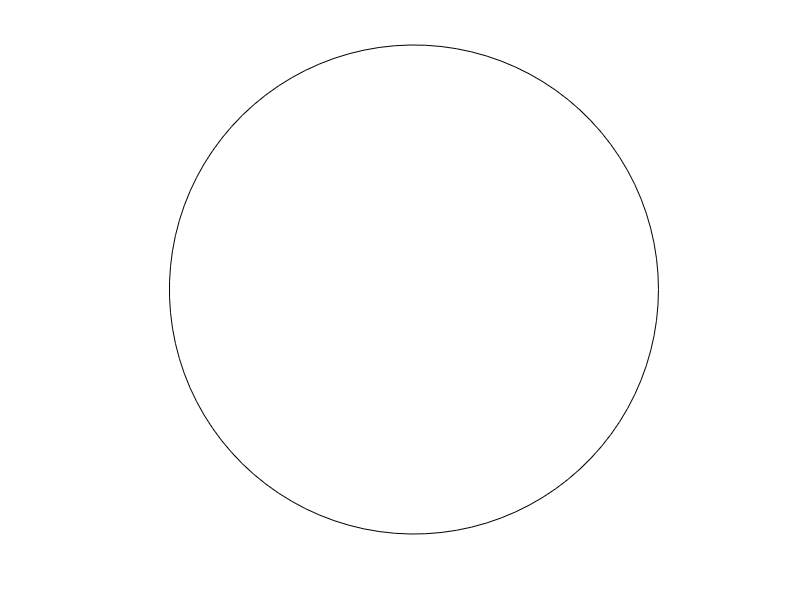

This chart was generated by the following MATLAB code: (Note: this script raises an error after producing the figure.)
function [] = bouncingBall_test()

  close all;

  nloop = 20; dt = 0.01; t = 0;
  g = 9.81; k = 0.1; m = 1.0;
  Ustart = [-1 0 4.0 0 0]; 
  fprintf('========         Gravity        : %7.3f [m/s2]  \n',g);
  fprintf('========         Mass           : %7.3f [m/s2]  \n',m);
  fprintf('========         Damping factor : %7.3f [kg/s]  \n',k);
  fprintf('========         Time :  Position x  Position y (Radius) == \n');
  fprintf('= %3d ==  %11.7f : %11.7f %11.7f (%6.3f) == \n',...
             0,Ustart(5),Ustart(1),Ustart(2),norm(Ustart(1:2)));
           
  figure();
  set(gcf,'Color',[1 1 1]);
  theta = linspace(0,2*pi,100);
  plot(cos(theta),sin(theta),'-k'); hold on; 
  axis equal; axis off;

  for loop=1:nloop
    [U Ubouncing] = bouncingBall(dt,Ustart,g,m,k);
    n = size(U,1);
    plot(U(1:n,1),U(1:n,2),'-r');
    plot(U(1:n,1),U(1:n,2),'.r','MarkerSize',20);
    
 %
 %  Pour Octave : remplacer la precedente ligne par :
 %  plot(U(1:n,1),U(1:n,2),'.r','MarkerSize',10);
 %  Parfois, le clone n'est pas tout-a-fait un bon clone...
 %
    
    
    Ustart = Ubouncing; 
    fprintf('= %3d ==  %11.7f : %11.7f %11.7f (%6.3f) == \n',...
             loop,Ustart(5),Ustart(1),Ustart(2),norm(Ustart(1:2)));
  end
end